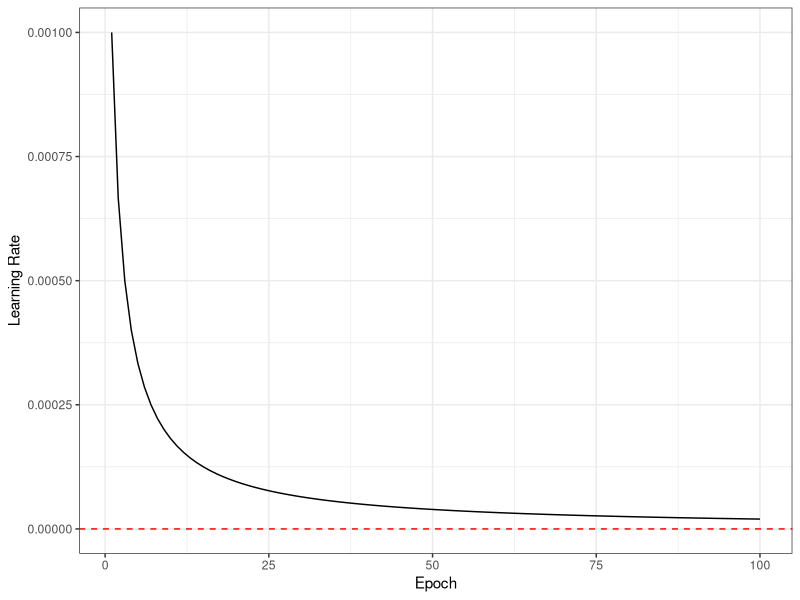

Write the R code that produced this figure.
library(ggplot2)

learningRateUpdate <- function(epoch, epoch_decay) {
  # train_size <- 72000
  # batch_size <- 2^7
  # updates_per_epoch <- train_size %/% batch_size
  learning_rate <- 0.001
  
  learning_rate * 1 / (1 + epoch_decay*(epoch-1))
}
epoch <- 1:100

qplot(epoch, learningRateUpdate(epoch, 0.5),
      geom = 'line', ylab = 'Learning Rate',
      xlab = 'Epoch',
      ylim = c(0, NA)) +
  geom_hline(yintercept = 0, linetype = 2, col = 'red') +
  theme_bw()

